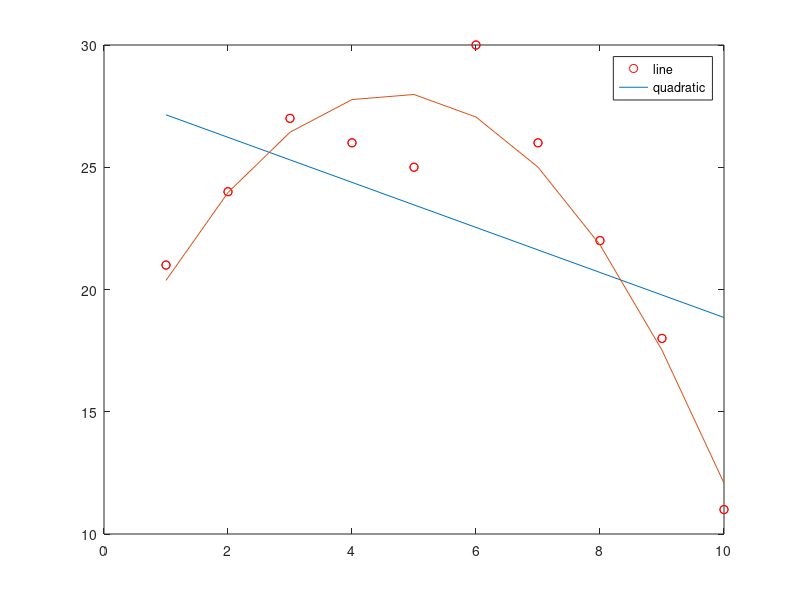

Write MATLAB code to recreate this figure.
%This script will plot both a linear and quadratic best fit line to a set of data
x = 1:10;
y = [21 24 27 26 25 30 26 22 18 11];
coefs1 = polyfit(x,y,1);
line = polyval(coefs1,x);
coefs2 = polyfit(x,y,2);
curve = polyval(coefs2,x);
plot(x,y,'ro',x,line)
hold
plot(x,y,'ro',x,curve)
legend('line','quadratic')